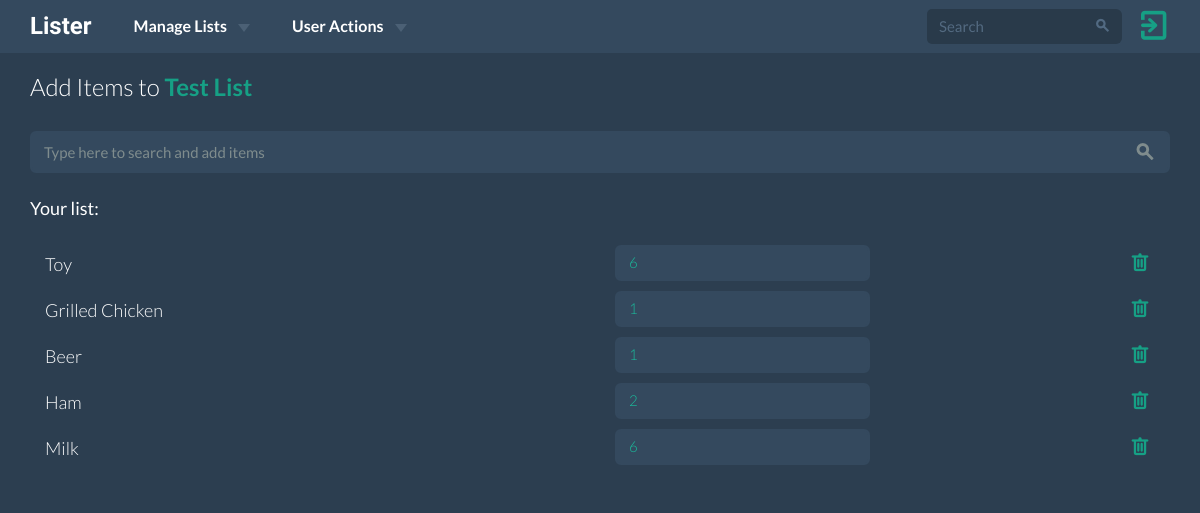
/lists/6/add-items/ (signed in), run on the app's committed database.
### lists/models.py (models this page shows, shortened)
class ShoppingList(models.Model):
    name = models.CharField(max_length=15)
    user = models.ForeignKey(User, on_delete=models.CASCADE)
    shop = models.CharField(max_length=15)
    date = models.DateField()
    timestamp = models.DateTimeField(auto_now_add=True, auto_now=False)
    archived = models.BooleanField(default=False)
    @property
    def shopping_items(self):
        shopping_items = ShoppingItem.objects.filter(shopping_list=self)
        return shopping_items
    class Meta:
        ordering = ['-date']

class ShoppingItem(models.Model):
    name = models.CharField(max_length=30, blank=True, null=True)
    item = models.ForeignKey(Item, on_delete=models.CASCADE,
                             null=True, blank=True)
    shopping_list = models.ForeignKey('ShoppingList', on_delete=models.CASCADE)
    quantity = models.PositiveSmallIntegerField(default=1)
    bought = models.BooleanField(default=False)
    class Meta:
        ordering = ['-pk']

### lists/views.py (the view, shortened to what this page needs)
# urls.py: url(r'^(?P<pk>\d+)/add-items/$', views.AddItemsToListView.as_view(),
class AddItemsToListView(View):
    @method_decorator(login_required(login_url='users:login_view'))
    def get(self, request, pk):
        shopping_list = ShoppingList.objects.get(pk=pk)
        if shopping_list.user == request.user:
            template = 'lists/add_items_to_list.html'
            context = {
                'shopping_list': shopping_list,
            }
            return render(request, template, context)
        return redirect('main:main_page_view')

### lists/templates/lists/add_items_to_list.html (shortened to what this page needs)
{% extends 'base.html' %} {% block head_title %}Add Items to {{ shopping_list.name }}{% endblock %} {% block content %} {% load staticfiles %}
<div class="add-items-list-wrapper">
    <div class="container">
        <div class="row">
            <div class="col-sm-12">
                <h6>Add Items to <a href="{% url 'lists:shopping_list_detail_view' pk=shopping_list.pk %}"><strong>{{ shopping_list.name }}</strong></a></h6>
            </div>
        </div>
        <div class="row">
            <div class="col-xs-12">
                <div class="form-group">
                    <input type="text" value="" id="search-items" placeholder="Type here to search and add items" class="form-control" maxlength="30" />
                </div>
            </div>
        </div>
        <div class="row">
            <div class="col-xs-12">
            </div>
        </div>
        <div class="row">
            <div class="col-xs-12">
                <p>Your list:</p>
            </div>
        </div>
        <div class="row">
            <ul>
                {% for shopping_item in shopping_list.shopping_items %}
                <li>
                    <div class="col-xs-6 item-name">
                        {{ shopping_item.name }}
                    </div>
                    <div class="col-xs-3">
                        <input type="number" class="form-control quantity-select" item-pk="{{ shopping_item.pk }}" value="{{ shopping_item.quantity }}">
                    </div>
                    <div class="col-xs-3">
                        <form method="POST" action="{% url 'lists:delete_items_from_list_view' pk=shopping_item.pk %}">
                            <div class="todo-right pull-right">
                                <button><span class="fui-trash"></span></button>
                            </div>
                        </form>
                    </div>
                </li>
                {% endfor %}
            </ul>
        </div>
    </div>
</div>
{% include 'lists/add_items_js.html' %} {% endblock %}

### static/css/custom.css (style rules this page uses)
html, body { height: 100%; width: 100%; padding: 0; margin: 0; }
.todo-right { vertical-align:middle; line-height: 55px }
.todo-right > button { background: transparent; border: none; transition: 0.2s ease-in-out; }
.add-items-list-wrapper { display: block; min-height: 100%; background: #2C3E50; color: #FFF; }
.add-items-list-wrapper h6 { font-weight: 300; margin-top: 75px; margin-bottom: 30px; }
.add-items-list-wrapper ul { list-style: none; padding: 0; }
.add-items-list-wrapper ul li { display: block; font-weight: 300; min-height: 40px; padding: 5px 0px; position: relative; margin: 0px 15px; overflow: hidden; }
.add-items-list-wrapper .form-control { background: #34495E; border: 2px solid #34495E; color: #1ABC9C; }
.add-items-list-wrapper .todo-right { line-height: 32px; vertical-align: middle; }
.add-items-list-wrapper .fui-trash { color: #16a085; }
.add-items-list-wrapper .item-name { padding-top: 5px; }
.add-items-list-wrapper .quantity-select { padding: 5px 12px; height: auto; }

### data on the page
ShoppingList: name "Test List"
ShoppingItem: name "Toy", quantity "6"
ShoppingItem: name "Grilled Chicken", quantity "1"
ShoppingItem: name "Beer", quantity "1"
ShoppingItem: name "Ham", quantity "2"
ShoppingItem: name "Milk", quantity "6"
